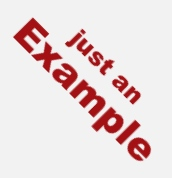
#> input picture Example.jpg, 172 x 178 px, found by its file name
$ python CourseTestingChapter1.py
#> lines starting #> are read from the running program, lines starting #| are printed output that depends on the picture
import random

#Ops with Numbers, and understand types, all variables are dynamic
a=50+50
print(a)
print(type(a))
b=20.3
print(b)
print(type(b))
print(a+b)

#Leveraging Print and Print formatting.
print("Hello")
print('World')
print("I'll come back")
print("\thello\n\tworld,\n\tstring modifiers have been used")
print("the previous 3 lines had this many letters (indents count as 2 letters, newlines count as 2 letters): "+str(len("hello\n\tworld,\n\tstring modifiers have been used")))
print(f"I love how '2'+'3'=23 and 2+3=5 in Python \nExample: 2+3:{2+3} \nand \t'2'+'3':{'2'+'3'}")
#learning Additional string and print operations and formatting.
for i in range(1):print('ab\n'+' cd\n'+'  ef\n'+'   gh\n')
print('hello World'[0:2]*8)
print("Splitting Strings To Lists!".split(" "))

#Print and string formatting. Includes f-strings, lists, and the random mudle
names=["Ben","Benny","Benjamin","Benjamin Franklin"]
randvar=int(random.randint(0,3))
print(f"Here's a name from a list: {names[randvar]}")

# Comparison Ops
print(5 > 3)  # Output: True
print(5 >= 3)  # Output: True
print(5 < 3)  # Output: False
print(5 <= 3)  # Output: False
print(5 == 3)  # Output: False
print(5 != 3)  # Output: True

# Lists
numbers = [1, 2, 3, 4, 5]

# For loop
for num in numbers:
    print(num)  # Output: 1, 2, 3, 4, 5

# While loop
i = 0
while i < len(numbers):
    print(numbers[i])  # Output: 1, 2, 3, 4, 5
    i += 1

# Useful operators
print(2 + 3)  # Output: 5
print(5 - 2)  # Output: 3
print(4 * 3)  # Output: 12
print(10 / 2)  # Output: 5.0

# Lists
fruits = ["apple", "banana", "orange"]
print(fruits[0])  # Output: apple
print(fruits[-1])  # Output: orange

# Tuples
colors = ("red", "green", "blue")
print(colors[1])  # Output: green
print(colors.count("red"))  # Output: 1

# Dictionaries
student = {"name": "John", "age": 30, "city": "New York"}
print(student["name"])  # Output: John
print(student.keys())  # Output: dict_keys(['name', 'age', 'city'])
print(student.values())  # Output: dict_values(['John', 30, 'New York'])

# Functions
def greet(name):
    print("Hello,", name)

greet("Alice")  # Output: Hello, Alice

# Methods
class Person:
    def __init__(self, name, age):
        self.name = name
        self.age = age

person = Person("Bob", 25)
print(person.name)  # Output: Bob
print(person.age)  # Output: 25

# OOP
class Dog:
    def __init__(self, name, breed):
        self.name = name
        self.breed = breed

    def bark(self):
        print("Woof!", self.name)

dog = Dog("Charlie", "Golden Retriever")
dog.bark()  # Output: Woof! Charlie

# Errors and exception handling
try:
    x = 5 / 0
except ZeroDivisionError:
    print("Cannot divide by zero")

def hello(name):
    print(f'Hello {name}')
    def greet():
        return '\t This is the greet() func inside hello!'
    def welcome():
        return '\t This is welcome() inside hello'
    print(greet())
    print(welcome())
    print('This is the end of the hello function!')
hello('Vivaan')

def FuncRunner(func):
    print("Just mediating another function")
    print(func())

def test():
    return 'Testing Functions as arguments'

FuncRunner(test)

def new_decorator(originalFunction):
    def wrap_func():
        print("Code here, will execue before the func")
        originalFunction()
        print("Code here will execute after the func()")
    return wrap_func

def func_needs_decorator():
    print("This function is in need of a Decorator")

decorated_func=new_decorator(func_needs_decorator)
decorated_func()

@new_decorator
def func_needs_decorator():
    print("This function is in need of a Decorator")

# Generator function for the cube of numbers (power of 3)
def gencubes(n):
    for num in range(n):
        yield num**3
print(list(gencubes(10)))

def gen_fibon(n):
    a=0
    b=1
    for i in range(n):
        yield a
        a,b = b,a+b

print(list(gen_fibon(20)))

def simple_gen():
    for x in range(3):
        yield x
for number in simple_gen():
    print(number)
g=simple_gen()

s='hello'

from PIL import Image

mac = Image.open('example.jpg')
#> mac is the input picture: PIL image 172x178 RGB; mean R, G, B 233.1, 216.9, 217.3
mac.show()
print(mac.size)
#| (172, 178)
mac.paste(im=mac.crop((20,20,172,178)),box=(0,0))
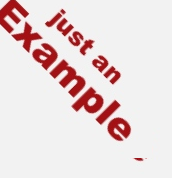
#> mac: PIL image 172x178 RGB; mean R, G, B 233.2, 217.1, 217.5
mac.show()
